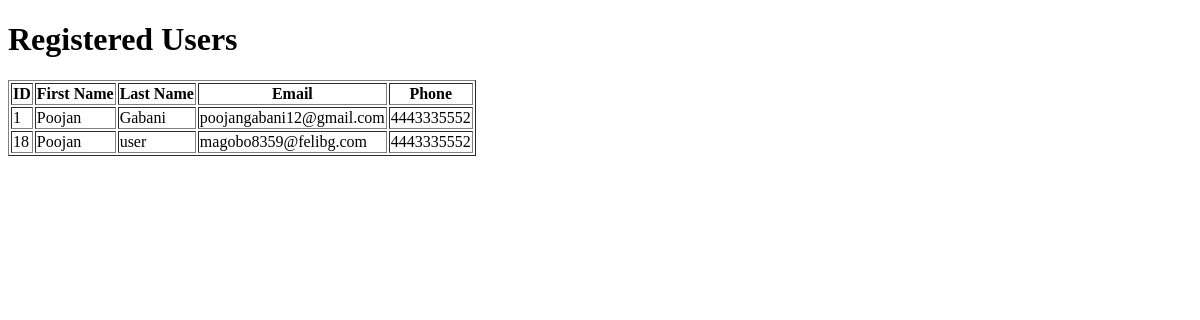
The app's page /users, older data.
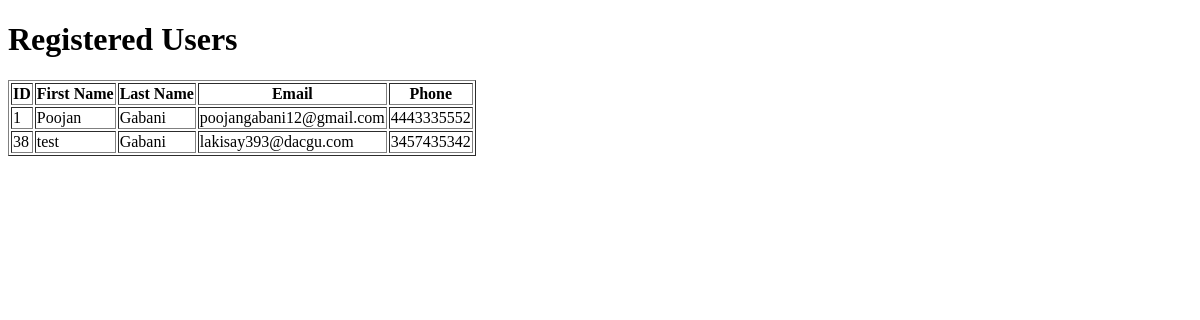
The same page, newer data.
### tables this page shows
CREATE TABLE users (
        id INTEGER PRIMARY KEY AUTOINCREMENT,
        first_name TEXT NOT NULL,
        last_name TEXT NOT NULL,
        email TEXT UNIQUE NOT NULL,
        phone TEXT NOT NULL,
        password TEXT NOT NULL
    , reset_token TEXT, reset_token_timestamp TEXT);

### HTML/app.py (the view)
@app.route('/users')
def users():
    users = get_all_users()
    return render_template('user.html', users=users)

### HTML/app.py (called while the page is built)
def get_all_users():
    conn = sqlite3.connect('database.db')
    cur = conn.cursor()
    cur.execute("SELECT * FROM users")
    users = cur.fetchall()
    conn.close()
    return users

### HTML/templates/user.html (shortened to what this page needs)
<!DOCTYPE html>
<html lang="en">
<head>
</head>
<body>
<h1>Registered Users</h1>
<table border="1">
    <thead>
        <tr>
            <th>ID</th>
            <th>First Name</th>
            <th>Last Name</th>
            <th>Email</th>
            <th>Phone</th>
        </tr>
    </thead>
    <tbody>
        {% for user in users %}
        <tr>
            <td>{{ user[0] }}</td>
            <td>{{ user[1] }}</td>
            <td>{{ user[2] }}</td>
            <td>{{ user[3] }}</td>
            <td>{{ user[4] }}</td>
        </tr>
        {% endfor %}
    </tbody>
</table>
</body>
</html>

Row changes from the older to the newer data that the page shows:
removed users: id "18", first_name "Poojan", last_name "user", email "magobo8359@felibg.com", phone "4443335552"
added users: id "38", first_name "test", last_name "Gabani", email "lakisay393@dacgu.com", phone "3457435342"
